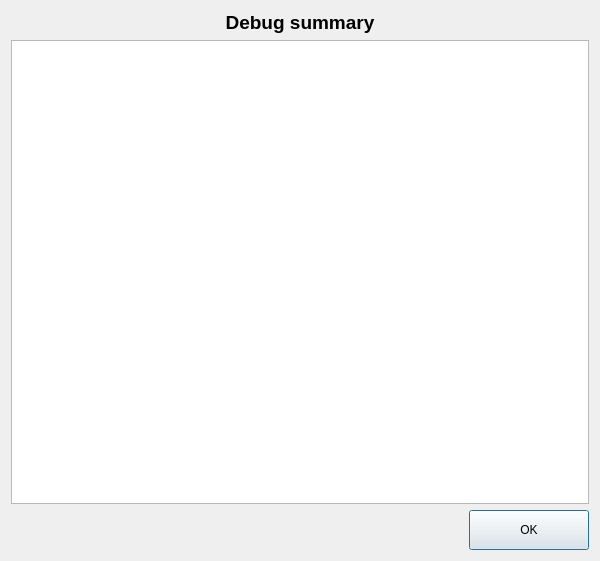
<?xml version="1.0" encoding="UTF-8"?>
<ui version="4.0">
 <class>DebugSummary</class>
 <widget class="QDialog" name="DebugSummary">
  <property name="geometry">
   <rect>
    <x>0</x>
    <y>0</y>
    <width>600</width>
    <height>561</height>
   </rect>
  </property>
  <property name="windowTitle">
   <string>Debug summary</string>
  </property>
  <layout class="QVBoxLayout" name="verticalLayout">
   <item>
    <widget class="QLabel" name="label">
     <property name="text">
      <string>&lt;html&gt;&lt;head/&gt;&lt;body&gt;&lt;p align=&quot;center&quot;&gt;&lt;span style=&quot; font-size:14pt; font-weight:600;&quot;&gt;Debug summary&lt;/span&gt;&lt;/p&gt;&lt;/body&gt;&lt;/html&gt;</string>
     </property>
    </widget>
   </item>
   <item>
    <widget class="QTextBrowser" name="textBrowser"/>
   </item>
   <item alignment="Qt::AlignRight">
    <widget class="QPushButton" name="pushButton">
     <property name="minimumSize">
      <size>
       <width>120</width>
       <height>40</height>
      </size>
     </property>
     <property name="maximumSize">
      <size>
       <width>120</width>
       <height>40</height>
      </size>
     </property>
     <property name="text">
      <string>OK</string>
     </property>
    </widget>
   </item>
  </layout>
 </widget>
 <resources/>
 <connections/>
</ui>
